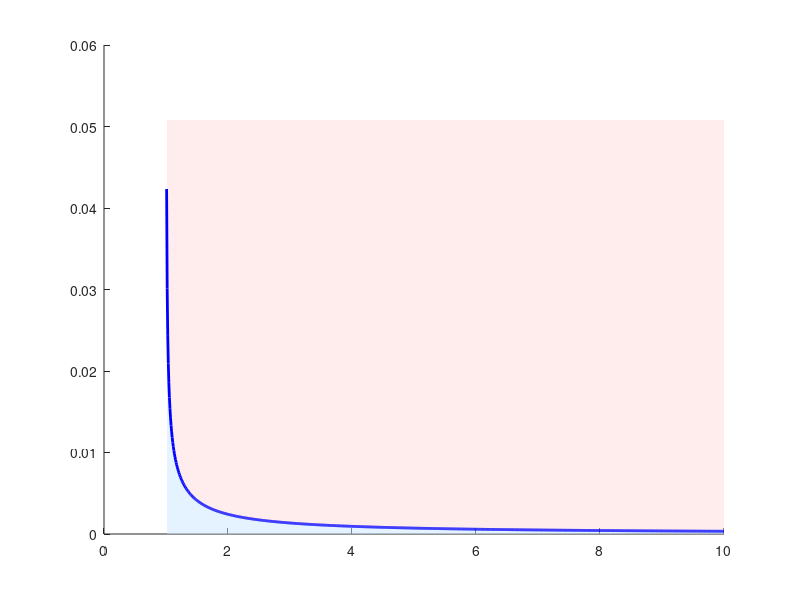

Reproduce this figure in MATLAB. (Note: this script raises an error after producing the figure.)
%% Analyse stabilité - 1er Ordre
%  Trc_max = tau * arccos(-1/(Kc*G)) / sqrt((Kc*G)^2 - 1)
clear; clc; close all;

%% Paramètres
tau = 0.002;  % Constante de temps (s)
G    = 1;     % Gain statique

%% Intervalle de Kc (doit être > 1/G pour que KcG > 1)
Kc_min = 1.01 / G;
Kc_max = 10  / G;
Kc = linspace(Kc_min, Kc_max, 1000);

%% Calcul KcG et limite de stabilité
KcG     = Kc * G;
Trc_max = (tau .* acos(-1 ./ KcG)) ./ sqrt(KcG.^2 - 1);

%% Plot
figure;
hold on;

Trc_top = max(Trc_max) * 1.2;

% Région stable
fill([Kc, fliplr(Kc)], [Trc_max, zeros(1, length(Kc))], ...
    [0.8 0.9 1.0], 'EdgeColor', 'none', 'FaceAlpha', 0.5);

% Région instable
fill([Kc, fliplr(Kc)], [repmat(Trc_top, 1, length(Kc)), fliplr(Trc_max)], ...
    [1.0 0.85 0.85], 'EdgeColor', 'none', 'FaceAlpha', 0.5);

% Courbe de stabilité
plot(Kc, Trc_max, 'b-', 'LineWidth', 2);

% Ligne verticale à Kc = 1/G (équivalent à KcG = 1, toujours stable à gauche)
xline(1/G, '--k', 'LineWidth', 1.5, ...
    'Label', sprintf('K_c < 1/G = %.2f (toujours stable)', 1/G));

xlabel('K_c', 'FontSize', 13);
ylabel('T_{rc}^{max} (s)', 'FontSize', 13);
title(sprintf('Limite de stabilité | \\tau = %.3fs et G = %.2f', tau, G), ...
    'FontSize', 14);
legend('Région stable', 'Région instable', 'Limite de stabilité', ...
    'Location', 'northeast');

Kc_mid = (Kc_min + Kc_max) / 2;
text(Kc_mid, Trc_top * 0.8, 'INSTABLE', 'FontSize', 13, 'Color', [0.8 0.1 0.1], ...
    'FontWeight', 'bold', 'HorizontalAlignment', 'center');
text(Kc_mid, Trc_top * 0.2, 'STABLE',   'FontSize', 13, 'Color', [0.1 0.3 0.8], ...
    'FontWeight', 'bold', 'HorizontalAlignment', 'center');

grid on;
xlim([1/G, Kc_max]);
ylim([0, Trc_top]);
hold off;
